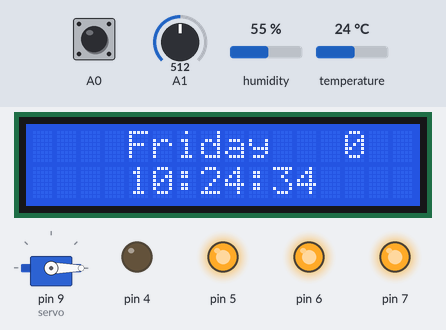
Bench run of a sketch on a simulated Arduino Uno, built with avr-gcc and run on an emulated ATmega328P. Shown: 16×2 character LCD, servo, output pins drawn as LEDs (lit = HIGH). Inputs (shaded band) come from the test bench; at power-on: temperature 24 °C, A1 = 512, A0 HIGH, humidity 55 %. The local clock reads 2024-03-15 10:24:30 at power-on unless the sketch sets it.

Above: at 4.2 s.
4.3 s: temperature set to 27 °C
At 6.4 s:
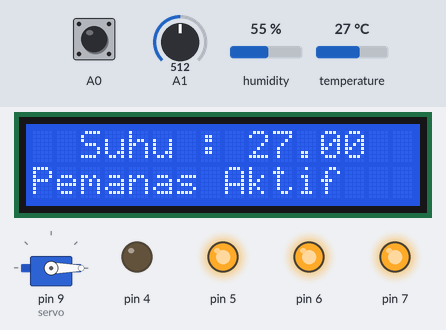
10.3 s: temperature set to 30 °C
At 14.9 s:
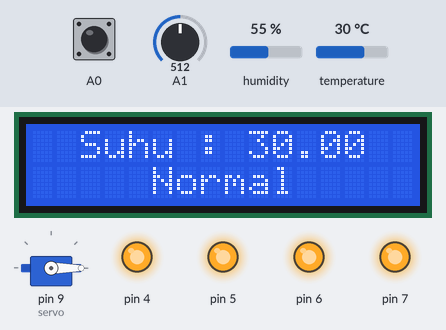
16.3 s: temperature set to 33 °C
At 18.7 s:
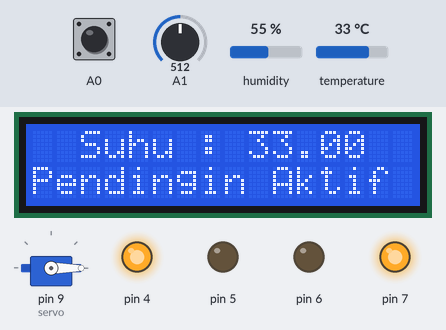
22.3 s: A1 set to 491
At 23.1 s:
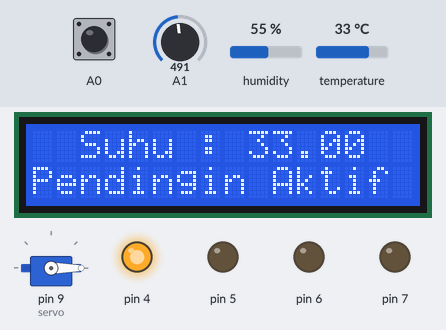
27.5 s: A0 pulled LOW for 0.15 s
At 28.8 s:
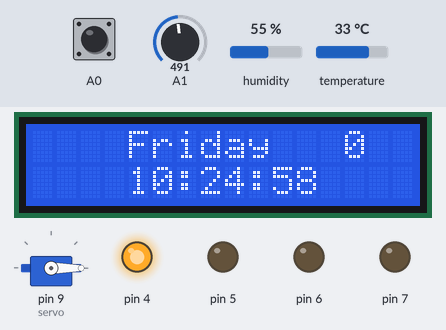
29.1 s: temperature set to 12 °C
At 30.9 s:
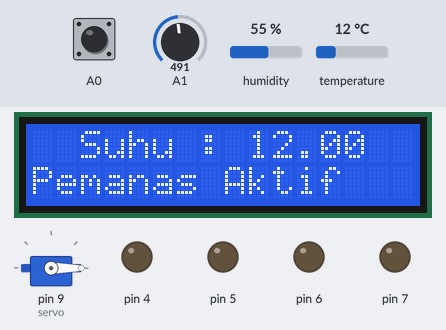
Timing chart, 0 to 51.5 s (numbered marks = the images above; inputs shaded):
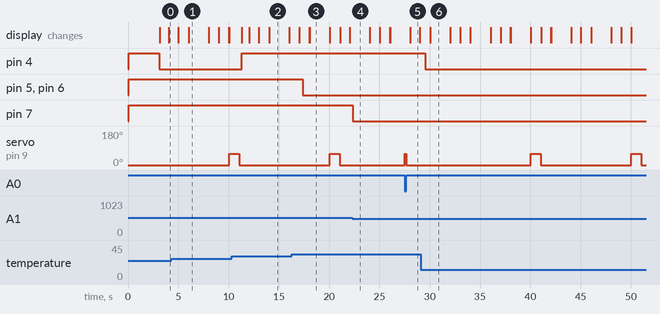

Measured:
- the behaviour switches between 28 and 29 °C on temperature (found by bisection; images 1 and 2)
- the behaviour switches between 31 and 32 °C on temperature (found by bisection; images 2 and 3)
- the behaviour switches between 500 and 499 on A1 (found by bisection; images 3 and 4)
- after the input at 10.3 s, pin 4: LOW → HIGH after 0.99 s; the display: changes after 0.99 s (image 2)
- after the input at 16.3 s, pin 5, pin 6: HIGH → LOW after 1.0 s; the display: first differs from a run without the input after 1.8 s (image 3)
- after the input at 22.3 s, pin 7: HIGH → LOW at once
- after the input at 27.5 s, servo on pin 9 (servo): 0° → 60° at once, → 0° 0.12 s later
- after the input at 29.1 s, pin 4: HIGH → LOW after 0.45 s; the display: changes after 0.94 s (image 6)

The sketch:

pakan_ayam.ino
```cpp
#include <Wire.h>
#include <LiquidCrystal_I2C.h>
#include "DHT.h"
#include <DS3231.h>
#include <Servo.h>

#define waktu t.sec
#define pb digitalRead(A0)
#define water analogRead(A1)
#define suhu dht.readTemperature()
#define jam t.hour
#define menit t.min
#define detik t.sec
#define lon digitalWrite(4, LOW)
#define lof digitalWrite(4, HIGH)
#define ion digitalWrite(5, LOW)
#define iof digitalWrite(5, HIGH)
#define oon digitalWrite(6, LOW)
#define oof digitalWrite(6, HIGH)
#define son digitalWrite(7, LOW)
#define sof digitalWrite(7, HIGH)
#define sopen servo.write(60);
#define sclose servo.write(0)

LiquidCrystal_I2C lcd(0x27, 16, 2);
DHT dht(2, DHT11);
DS3231  rtc(SDA, SCL);
Servo servo;

float suhu_bawah = 29.00;
float suhu_atas = 31.00;

Time t;

boolean kon;

void setup() {
  Serial.begin(9600);
  lcd.begin(0x27, 16, 2);
  dht.begin();
  rtc.begin();

  servo.attach(9);

  pinMode(A0, INPUT_PULLUP);
  pinMode(A1, INPUT);
  pinMode(4, OUTPUT);
  pinMode(5, OUTPUT);
  pinMode(6, OUTPUT);
  pinMode(7, OUTPUT);

  sclose;
  lof; iof; oof; sof;

  lcd.clear();
  lcd.setCursor(0,0);
  lcd.print("Controlling");
  lcd.setCursor(0,1);
  lcd.print("Kandang Ayam");
  delay(3000);
  lcd.backlight();
  lcd.clear();
}

void loop(){
  t = rtc.getTime();

  if(!pb){
    sopen;
    while(!pb){}
    sclose;
  }

  if(suhu < suhu_bawah){lon;}
  else if(suhu > suhu_atas){ion; oon;}
  else{lof; iof; oof;}

  if((millis()%4000) < 2000){
    lcd.setCursor(0,0);
    lcd.print("    ");
    lcd.print(rtc.getDOWStr());
    lcd.print("   ");
    lcd.setCursor(0,1);
    lcd.print("    ");
    lcd.print(rtc.getTimeStr());
    lcd.print("    ");
    lcd.backlight();
  }
  else{
    lcd.setCursor(0,0);
    lcd.print("  Suhu : ");
    lcd.print(suhu);
    lcd.print("  ");
    if(suhu < suhu_bawah){
      lcd.setCursor(0,1);
      lcd.print("Pemanas Aktif   ");
    }
    else if(suhu > suhu_atas){
      lcd.setCursor(0,1);
      lcd.print("Pendingin Aktif ");
    }
    else{
      lcd.setCursor(0,1);
      lcd.print("     Normal     ");
    }
  }

  if(waktu == 10 or waktu == 20 or waktu == 30 or waktu == 40 or waktu == 50){
    if(!kon){
      sopen;
      delay(1000);
      sclose;
    }
    kon = true;
  }
  else{kon = false;}

  if(water < 500){son;}
  else if(water > 600){sof;}
}
```
